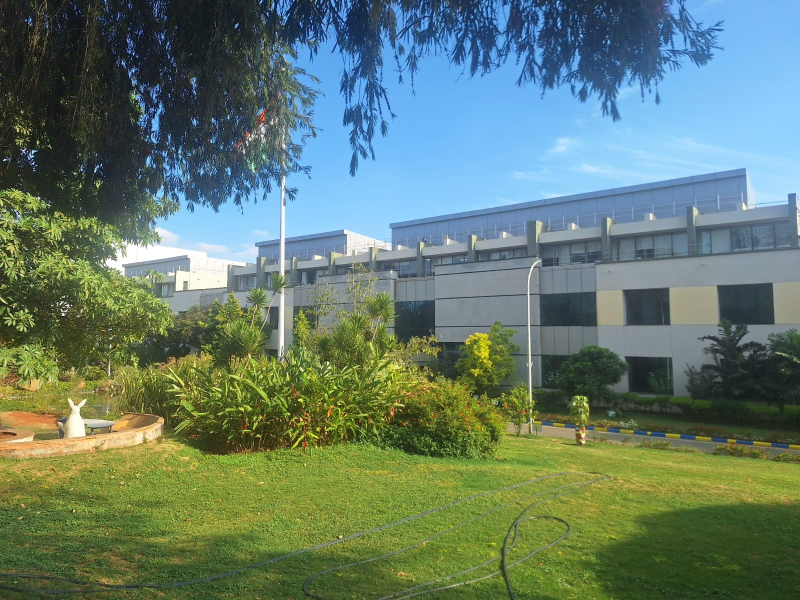
#> input picture panaroma_stitching/input_images/p1.jpeg, 1600 x 1200 px, found by its file name (shown at 1/2 size)
$ jupyter execute VR_ass1_panaroma.ipynb
#> lines starting #> are read from the running program, lines starting #| are printed output that depends on the picture; after the words box and inside, x2 and y2 are one past the last pixel; in counts of white or black regions, pixels touching at a corner belong together
[cell 1]
# importing the necessary libraries
import cv2
import numpy as np
import matplotlib.pyplot as plt

[cell 2]
# Loading images from paths
image_files = ['/content/p1.jpeg', '/content/p2.jpeg', '/content/p3.jpeg']
images = [cv2.imread(img) for img in image_files]
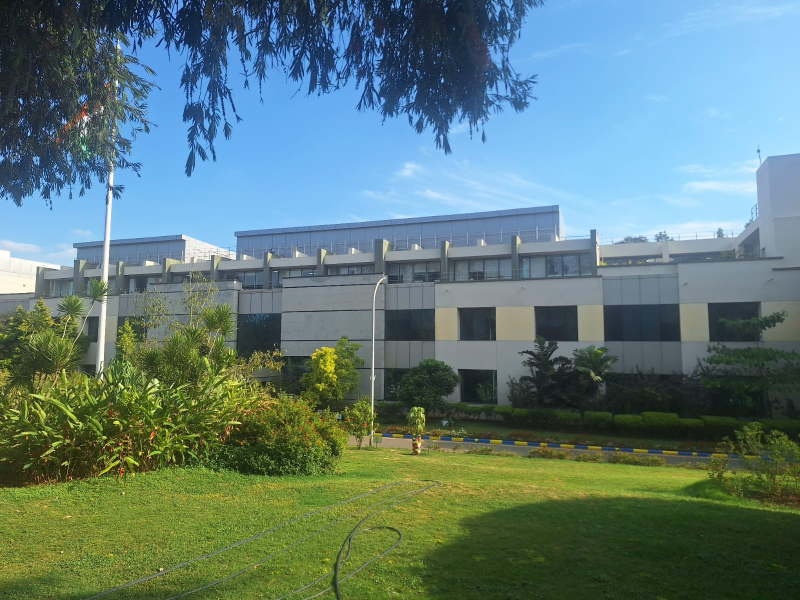
#> input picture panaroma_stitching/input_images/p2.jpeg, 1600 x 1200 px, found by its file name (shown at 1/2 size)
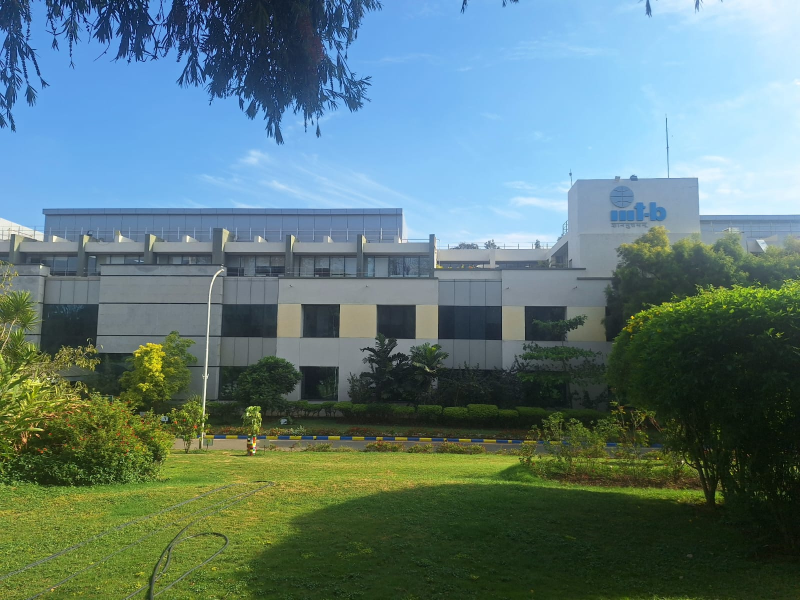
#> input picture panaroma_stitching/input_images/p3.jpeg, 1600 x 1200 px, found by its file name (shown at 1/2 size)
#> images = 3 items

[cell 3]
# SIFT detector initialization
sift = cv2.SIFT_create(nfeatures=3000)  # Keeping up to 4000 keypoints per image

[cell 4]
# Extracting keypoints and descriptors
keypoints_data, descriptors_data = [], []

for img in images:
    grayscale = cv2.cvtColor(img, cv2.COLOR_BGR2GRAY)
    keypoints, descriptors = sift.detectAndCompute(grayscale, None)
    keypoints_data.append(keypoints)
    descriptors_data.append(descriptors)
#> this loop made 3 passes
#> pass 1, `grayscale = cv2.cvtColor(img, cv2.COLOR_BGR2GRAY)`:
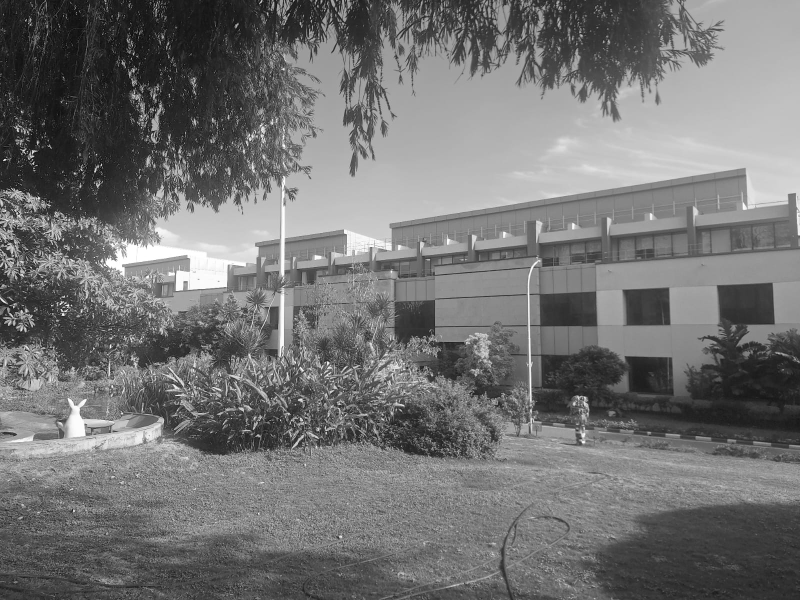
#> grayscale: shape (1200, 1600) (shown at 1/2 size); min 0, max 255, mean 114.8
#> pass 2, `grayscale = cv2.cvtColor(img, cv2.COLOR_BGR2GRAY)`:
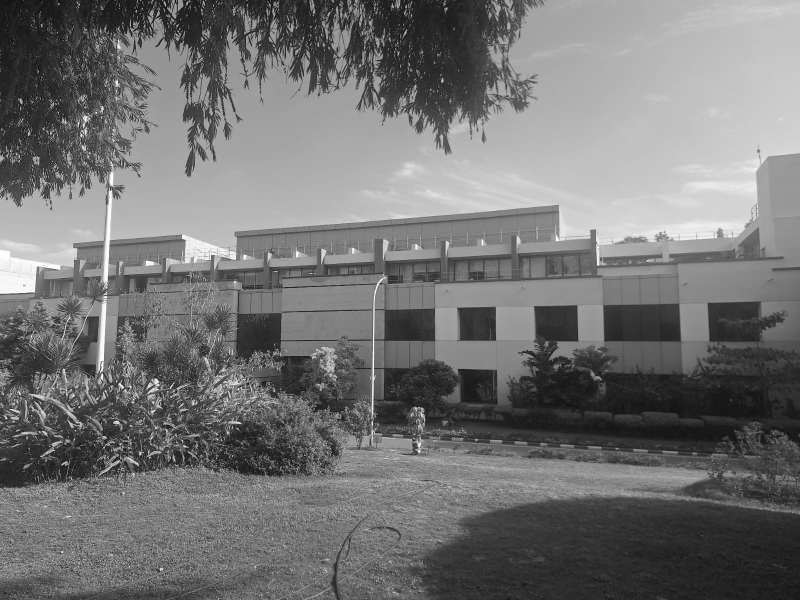
#> grayscale: shape (1200, 1600) (shown at 1/2 size); min 1, max 255, mean 115.1
#> pass 3, `grayscale = cv2.cvtColor(img, cv2.COLOR_BGR2GRAY)`:
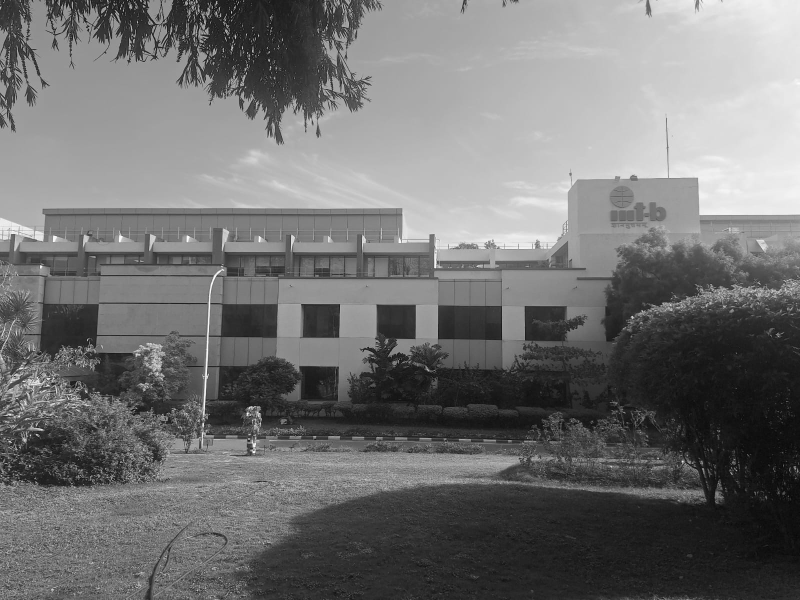
#> grayscale: shape (1200, 1600) (shown at 1/2 size); min 1, max 255, mean 113.6
#> after the loop, descriptors_data = 3 items; keypoints_data = 3 items

[cell 5]
# Visualizing keypoints on each image
for index, img in enumerate(images):
    keypoint_visual = cv2.drawKeypoints(img, keypoints_data[index], None, (0, 255, 0), cv2.DRAW_MATCHES_FLAGS_DEFAULT)
    plt.figure(figsize=(8, 6))
    plt.imshow(cv2.cvtColor(keypoint_visual, cv2.COLOR_BGR2RGB))
    plt.axis('off')
    plt.title(f"Keypoints in Image {index + 1}")
    plt.show()

[cell 6]
# FLANN-based matcher for better feature matching
FLANN_INDEX_KDTREE = 1
index_params = dict(algorithm=FLANN_INDEX_KDTREE, trees=5)
search_params = dict(checks=50)
matcher = cv2.FlannBasedMatcher(index_params, search_params)

[cell 7]
# Function to filter matches using Lowe's ratio test
def filter_matches(matches, ratio=0.75):
    good_matches = []
    for m, n in matches:
        if m.distance < ratio * n.distance:
            good_matches.append(m)
    return good_matches

[cell 8]
# Matching features between the first two images
matches_1_2 = matcher.knnMatch(descriptors_data[0], descriptors_data[1], k=2)
#> matches_1_2 = 3002 matches
good_matches_1_2 = filter_matches(matches_1_2)
#> after the loop in filter_matches, `for m, n in matches:`: good_matches = 254 matches
#> good_matches_1_2 = 254 matches

[cell 9]
# Extracting matching keypoints
points_1 = np.float32([keypoints_data[0][m.queryIdx].pt for m in good_matches_1_2]).reshape(-1, 1, 2)
#> points_1 = 254 rows, first 8: [1594.5, 421.6], [1583.8, 394], [1583.8, 394], [1489.9, 608], [1398.8, 76.91], [1390.6, 423.2], [1295.1, 613.7], [1221.8, 18.85]
points_2 = np.float32([keypoints_data[1][m.trainIdx].pt for m in good_matches_1_2]).reshape(-1, 1, 2)
#> points_2 = 254 rows, first 8: [1193.4, 489.4], [1186.4, 464.9], [1186.4, 464.9], [1111.1, 645.5], [1035.5, 174.8], [1036.7, 481.5], [955.3, 647.8], [83.33, 52.28]

[cell 10]
# Computing homography
H1, _ = cv2.findHomography(points_2, points_1, cv2.RANSAC, 5.0)
#> H1 = [[0.639, 0.0319, 390.2], [-0.156, 0.86, 76.68], [-0.00023, 1.16e-05, 1]]

[cell 11]
# Warping second image to align with first
h1, w1 = images[0].shape[:2]
#> h1 = 1200; w1 = 1600
stitched_1_2 = cv2.warpPerspective(images[1], H1, (w1 + images[1].shape[1], h1))
stitched_1_2[0:h1, 0:w1] = images[0]
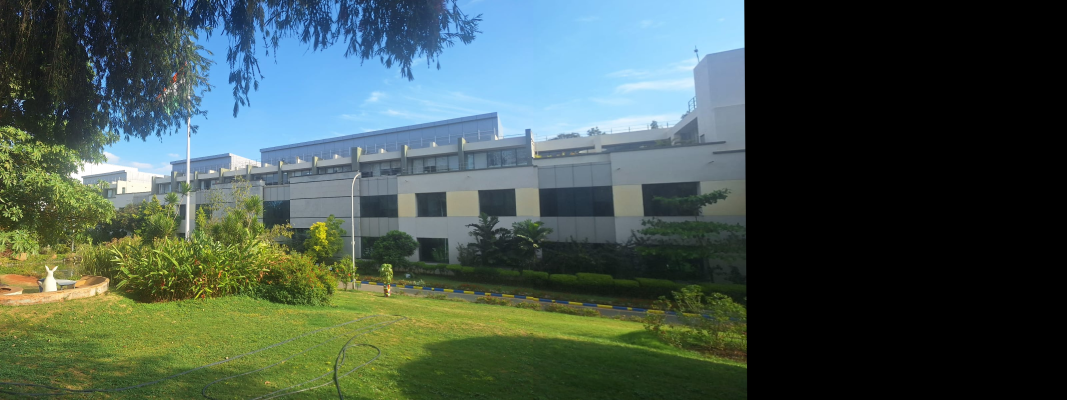
#> stitched_1_2: shape (1200, 3200, 3) (shown at 1/3 size); mean of channels 0, 1, 2 78.4, 86.1, 69.4; drawn as B, G, R

[cell 12]
# Matching features between the second and third images
matches_2_3 = matcher.knnMatch(descriptors_data[1], descriptors_data[2], k=2)
#> matches_2_3 = 3000 matches
good_matches_2_3 = filter_matches(matches_2_3)
#> after the loop in filter_matches (call 2), `for m, n in matches:`: good_matches = 318 matches
#> good_matches_2_3 = 318 matches

[cell 13]
# Extracting keypoints for third image
points_2 = np.float32([keypoints_data[1][m.queryIdx].pt for m in good_matches_2_3]).reshape(-1, 1, 2)
#> points_2 = 318 rows, first 8: [1294.4, 521.6], [421.3, 203.7], [1195.9, 528.9], [427.5, 510.9], [439.6, 743.5], [445.3, 878], [447.9, 227.9], [447.9, 227.9]
points_3 = np.float32([keypoints_data[2][m.trainIdx].pt for m in good_matches_2_3]).reshape(-1, 1, 2)
#> points_3 = 318 rows, first 8: [954.4, 532.2], [16.77, 121.6], [870, 534.4], [28.54, 469.4], [34.6, 739.4], [35.33, 894.7], [51.98, 152.7], [51.98, 152.7]

[cell 14]
# Computing homography for third image
H2, _ = cv2.findHomography(points_3, points_2, cv2.RANSAC, 5.0)
#> H2 = [[0.629, 0.0316, 392.6], [-0.165, 0.85, 113.6], [-0.000228, -1.08e-06, 1]]

[cell 15]
# Warping third image onto the stitched result
h2, w2 = stitched_1_2.shape[:2]
#> h2 = 1200; w2 = 3200
stitched_1_2_3 = cv2.warpPerspective(images[2], H2, (w2 + images[2].shape[1], h2))
stitched_1_2_3[0:h2, 0:w2] = stitched_1_2
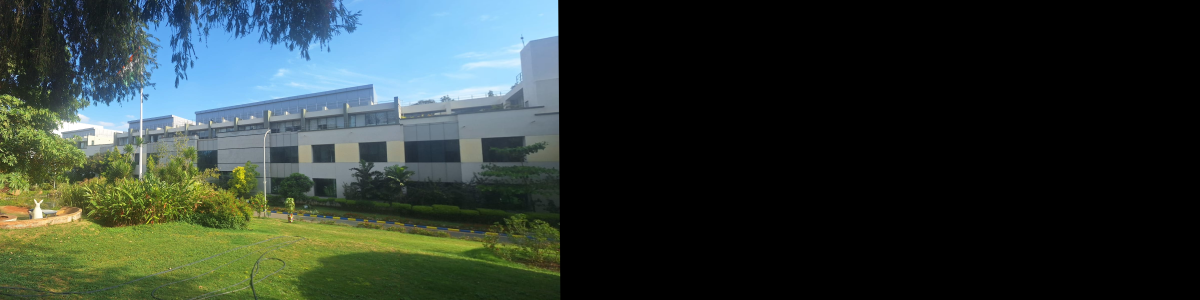
#> stitched_1_2_3: shape (1200, 4800, 3) (shown at 1/4 size); mean of channels 0, 1, 2 52.3, 57.4, 46.3; drawn as B, G, R

[cell 16]
# Converting to grayscale and find non-black region
gray_stitched = cv2.cvtColor(stitched_1_2_3, cv2.COLOR_BGR2GRAY)
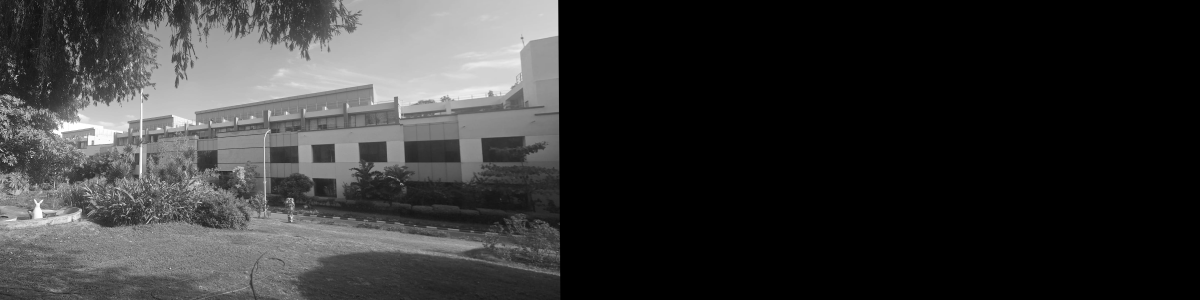
#> gray_stitched: shape (1200, 4800) (shown at 1/4 size); min 0, max 255, mean 53.5
_, binary_mask = cv2.threshold(gray_stitched, 1, 255, cv2.THRESH_BINARY)
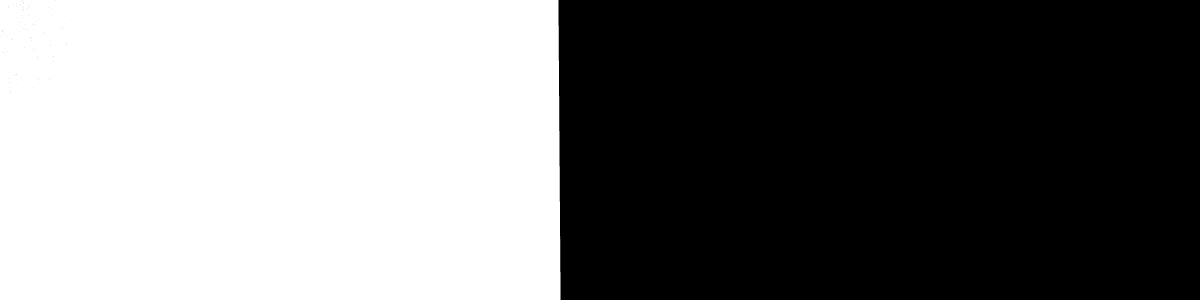
#> binary_mask: shape (1200, 4800) (shown at 1/4 size); 46.6% white; 1 white region

[cell 17]
# Identifying the largest bounding rectangle
contours, _ = cv2.findContours(binary_mask, cv2.RETR_EXTERNAL, cv2.CHAIN_APPROX_SIMPLE)
#> contours = 1 contour; box (x1, y1, x2, y2) and area: (0, 0, 2242, 1200) 2682199
x, y, w, h = cv2.boundingRect(contours[0])
#> x = 0; y = 0; w = 2242; h = 1200
cropped_final = stitched_1_2_3[y:y+h, x:x+w]
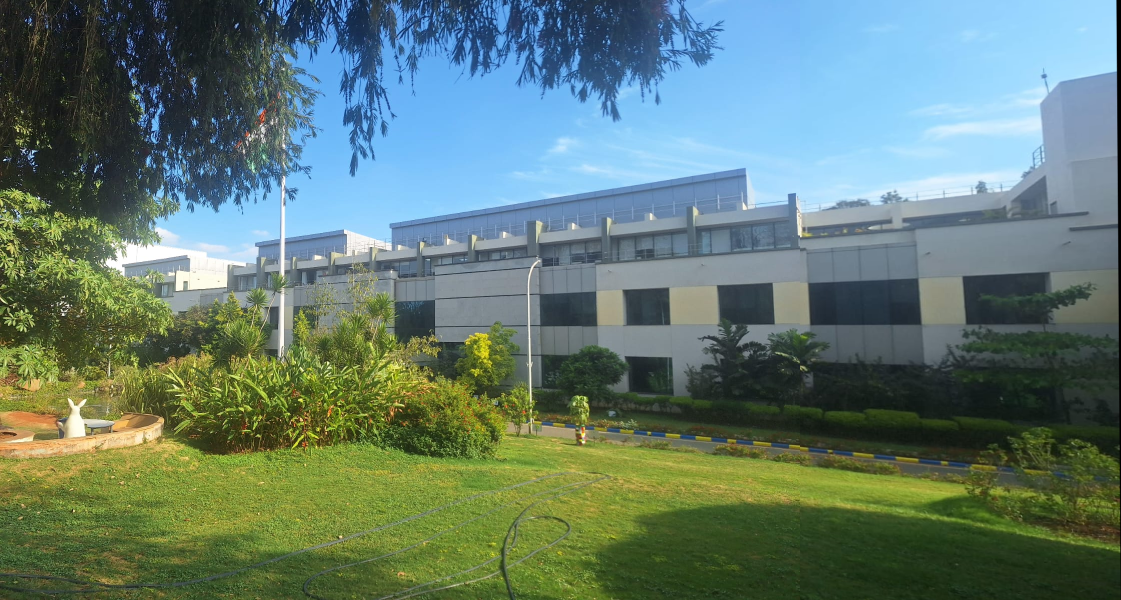
#> cropped_final: shape (1200, 2242, 3) (shown at 1/2 size); mean of channels 0, 1, 2 111.9, 122.9, 99.1; drawn as B, G, R

[cell 18]
# Displaying final stitched output
plt.figure(figsize=(12, 6))
plt.imshow(cv2.cvtColor(cropped_final, cv2.COLOR_BGR2RGB))
plt.axis('off')
plt.title("Final Stitched Panorama")
plt.show()

cv2.imwrite("stitched_panorama_output.jpg", cropped_final)
#> Out = True
